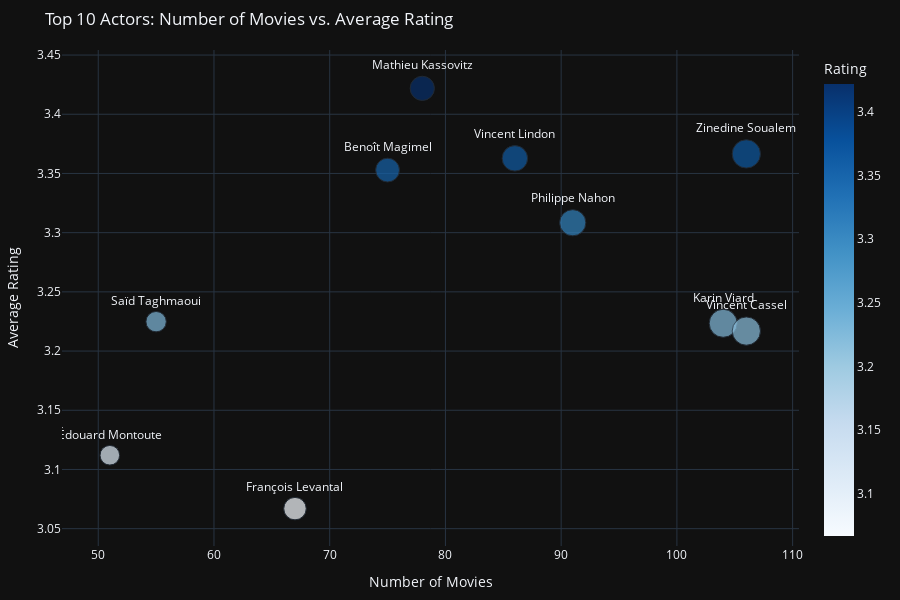

The cell this chart's notebook holds for it:
### Code cell
fig = px.scatter(
    average_ratings,
    x='Number of Movies',
    y='Average Rating',
    text='name_x',
    title="Top 10 Actors: Number of Movies vs. Average Rating",
    labels={'name_x': 'Actor', 'Average Rating': 'Rating', 'Number of Movies': 'Movies'},
    size='Number of Movies',  # Bubble size represents the number of movies
    color='Average Rating',
    color_continuous_scale='Blues'
)

fig.update_traces(textposition='top center')
fig.update_layout(
    xaxis=dict(title="Number of Movies"),
    yaxis=dict(title="Average Rating"),
    margin=dict(t=50, l=50, r=50, b=50),
    height=600
)

fig.show()

### Figure 1 — Plotly figure (JSON) as saved in the notebook; plotly's stock layout.template omitted (floating-point values rounded to 4 significant figures)
{"data": [{"hovertemplate": "Movies=%{marker.size}<br>Rating=%{marker.color}<br>Actor=%{text}<extra></extra>", "legendgroup": "", "marker": {"color": [3.422, 3.367, 3.363, 3.353, 3.308, 3.225, 3.223, 3.217, 3.112, 3.067], "coloraxis": "coloraxis", "size": [78, 106, 86, 75, 91, 55, 104, 106, 51, 67], "sizemode": "area", "sizeref": 0.265, "symbol": "circle"}, "mode": "markers+text", "name": "", "orientation": "v", "showlegend": false, "text": ["Mathieu Kassovitz", "Zinedine Soualem", "Vincent Lindon", "Benoît Magimel", "Philippe Nahon", "Saïd Taghmaoui", "Karin Viard", "Vincent Cassel", "Édouard Montoute", "François Levantal"], "x": [78, 106, 86, 75, 91, 55, 104, 106, 51, 67], "xaxis": "x", "y": [3.422, 3.367, 3.363, 3.353, 3.308, 3.225, 3.223, 3.217, 3.112, 3.067], "yaxis": "y", "type": "scatter", "textposition": "top center"}], "layout": {"xaxis": {"anchor": "y", "domain": [0.0, 1.0], "title": {"text": "Number of Movies"}}, "yaxis": {"anchor": "x", "domain": [0.0, 1.0], "title": {"text": "Average Rating"}}, "coloraxis": {"colorbar": {"title": {"text": "Rating"}}, "colorscale": [[0.0, "rgb(247,251,255)"], [0.125, "rgb(222,235,247)"], [0.25, "rgb(198,219,239)"], [0.375, "rgb(158,202,225)"], [0.5, "rgb(107,174,214)"], [0.625, "rgb(66,146,198)"], [0.75, "rgb(33,113,181)"], [0.875, "rgb(8,81,156)"], [1.0, "rgb(8,48,107)"]]}, "legend": {"tracegroupgap": 0, "itemsizing": "constant"}, "title": {"text": "Top 10 Actors: Number of Movies vs. Average Rating"}, "margin": {"t": 50, "l": 50, "r": 50, "b": 50}, "height": 600}}
